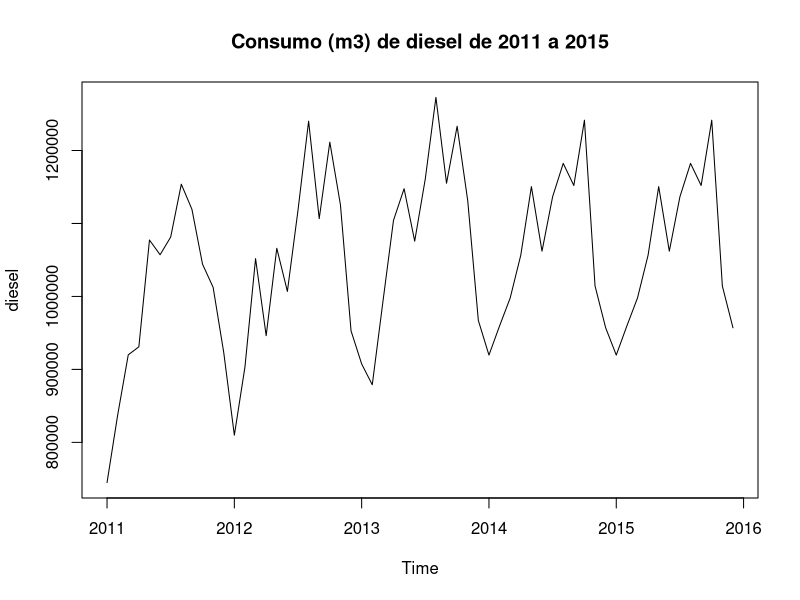

Recreate this plot in R. (Note: this script raises an error after producing the figure.)
## ---- chunk 1
knitr::opts_chunk$set(echo = TRUE)
## ---- chunk 2
########## GRÁFICO GERAL DA TENDÊNCIA ###########
library(readxl)

dados=read_excel("diesel.xlsx", sheet = "Diesel")

# ts -> transforma em série temporal (temporal series)
diesel = ts(dados$Consumo, start = c(2011, 1), frequency = 12)

plot(diesel, main = "Consumo (m3) de diesel de 2011 a 2015")
## ---- chunk 3
########## COMPONENTES DA SÉRIE ###########
decomp <- decompose(protetor, type = "multiplicative")

plot(decomp)
options(digits = 2)

decomp$figure # O quanto as buscas estão acima ou abaixo da média móvel (>1 é acima, <1 é abaixo) dos últimos 12 meses, a some dos índices devem dar a quantidade de períodos que formam a sazonal (no caso12)
sum(decomp$figure)

plot(decomp$figure,
     type = 'b',
     xlab = 'Mês',
     ylab = 'Índice de sazonalidade',
     col = 'blue')
## ---- chunk 4
########### PREVISÃO ###############
library(forecast)
model <- auto.arima(diesel) # função de ML para usar o ARIMA (auto-regressivo integrado com as medias moveis)
# Descritivo pela análise
# Preditivo por tentar prever o futuro

# summary(model)

f <- forecast(model, h = 19)
library(ggplot2)
autoplot(f, xlim=c(2011, 2017))

library(knitr)
options(digits = 4)
kable(f, caption = "Valores previstos")
